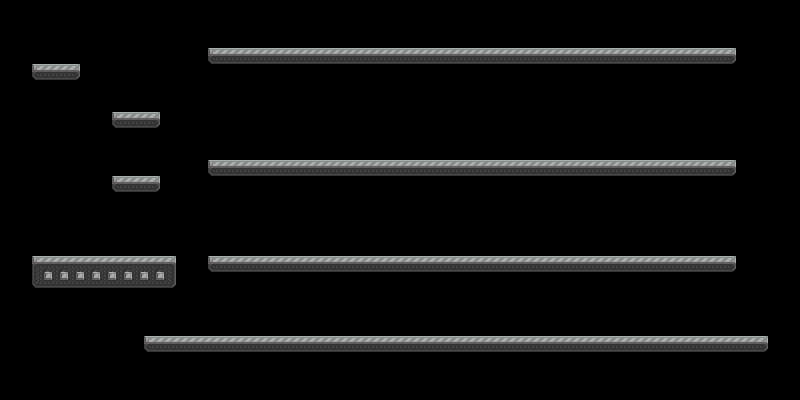

This game map was drawn from its Tiled (.tmx) file and the tilesets committed beside it. A one-line description and the full map source follow:
An orthogonal 50x25 tile map with 16x16 px tiles, 1 tile layer (main-layer) and 12 objects (9x 1, player, screen, camera-trap).

<map version="1.4" tiledversion="1.4.3" orientation="orthogonal" renderorder="left-up" width="50" height="25" tilewidth="16" tileheight="16" infinite="0" nextlayerid="4" nextobjectid="30">
 <editorsettings>
  <export target="../level-maps/levelRaycastTest.json" format="json" />
 </editorsettings>
 <tileset firstgid="1" source="levelRaycastTest.tsx" />
 <layer id="1" name="main-layer" width="50" height="25">
  <data encoding="csv">
0,0,0,0,0,0,0,0,0,0,0,0,0,0,0,0,0,0,0,0,0,0,0,0,0,0,0,0,0,0,0,0,0,0,0,0,0,0,0,0,0,0,0,0,0,0,0,0,0,0,
0,0,0,0,0,0,0,0,0,0,0,0,0,0,0,0,0,0,0,0,0,0,0,0,0,0,0,0,0,0,0,0,0,0,0,0,0,0,0,0,0,0,0,0,0,0,0,0,0,0,
0,0,0,0,0,0,0,0,0,0,0,0,0,0,0,0,0,0,0,0,0,0,0,0,0,0,0,0,0,0,0,0,0,0,0,0,0,0,0,0,0,0,0,0,0,0,0,0,0,0,
0,0,0,0,0,0,0,0,0,0,0,0,0,2,3,3,3,3,3,3,3,3,3,3,3,3,3,3,3,3,3,3,3,3,3,3,3,3,3,3,3,3,3,3,3,4,0,0,0,0,
0,0,2,3,4,0,0,0,0,0,0,0,0,0,0,0,0,0,0,0,0,0,0,0,0,0,0,0,0,0,0,0,0,0,0,0,0,0,0,0,0,0,0,0,0,0,0,0,0,0,
0,0,0,0,0,0,0,0,0,0,0,0,0,0,0,0,0,0,0,0,0,0,0,0,0,0,0,0,0,0,0,0,0,0,0,0,0,0,0,0,0,0,0,0,0,0,0,0,0,0,
0,0,0,0,0,0,0,0,0,0,0,0,0,0,0,0,0,0,0,0,0,0,0,0,0,0,0,0,0,0,0,0,0,0,0,0,0,0,0,0,0,0,0,0,0,0,0,0,0,0,
0,0,0,0,0,0,0,2,3,4,0,0,0,0,0,0,0,0,0,0,0,0,0,0,0,0,0,0,0,0,0,0,0,0,0,0,0,0,0,0,0,0,0,0,0,0,0,0,0,0,
0,0,0,0,0,0,0,0,0,0,0,0,0,0,0,0,0,0,0,0,0,0,0,0,0,0,0,0,0,0,0,0,0,0,0,0,0,0,0,0,0,0,0,0,0,0,0,0,0,0,
0,0,0,0,0,0,0,0,0,0,0,0,0,0,0,0,0,0,0,0,0,0,0,0,0,0,0,0,0,0,0,0,0,0,0,0,0,0,0,0,0,0,0,0,0,0,0,0,0,0,
0,0,0,0,0,0,0,0,0,0,0,0,0,2,3,3,3,3,3,3,3,3,3,3,3,3,3,3,3,3,3,3,3,3,3,3,3,3,3,3,3,3,3,3,3,4,0,0,0,0,
0,0,0,0,0,0,0,2,3,4,0,0,0,0,0,0,0,0,0,0,0,0,0,0,0,0,0,0,0,0,0,0,0,0,0,0,0,0,0,0,0,0,0,0,0,0,0,0,0,0,
0,0,0,0,0,0,0,0,0,0,0,0,0,0,0,0,0,0,0,0,0,0,0,0,0,0,0,0,0,0,0,0,0,0,0,0,0,0,0,0,0,0,0,0,0,0,0,0,0,0,
0,0,0,0,0,0,0,0,0,0,0,0,0,0,0,0,0,0,0,0,0,0,0,0,0,0,0,0,0,0,0,0,0,0,0,0,0,0,0,0,0,0,0,0,0,0,0,0,0,0,
0,0,0,0,0,0,0,0,0,0,0,0,0,0,0,0,0,0,0,0,0,0,0,0,0,0,0,0,0,0,0,0,0,0,0,0,0,0,0,0,0,0,0,0,0,0,0,0,0,0,
0,0,0,0,0,0,0,0,0,0,0,0,0,0,0,0,0,0,0,0,0,0,0,0,0,0,0,0,0,0,0,0,0,0,0,0,0,0,0,0,0,0,0,0,0,0,0,0,0,0,
0,0,7,33,34,33,34,33,34,33,8,0,0,2,3,3,3,3,3,3,3,3,3,3,3,3,3,3,3,3,3,3,3,3,3,3,3,3,3,3,3,3,3,3,3,4,0,0,0,0,
0,0,21,52,52,52,52,52,52,52,22,0,0,0,0,0,0,0,0,0,0,0,0,0,0,0,0,0,0,0,0,0,0,0,0,0,0,0,0,0,0,0,0,0,0,0,0,0,0,0,
0,0,0,0,0,0,0,0,0,0,0,0,0,0,0,0,0,0,0,0,0,0,0,0,0,0,0,0,0,0,0,0,0,0,0,0,0,0,0,0,0,0,0,0,0,0,0,0,0,0,
0,0,0,0,0,0,0,0,0,0,0,0,0,0,0,0,0,0,0,0,0,0,0,0,0,0,0,0,0,0,0,0,0,0,0,0,0,0,0,0,0,0,0,0,0,0,0,0,0,0,
0,0,0,0,0,0,0,0,0,0,0,0,0,0,0,0,0,0,0,0,0,0,0,0,0,0,0,0,0,0,0,0,0,0,0,0,0,0,0,0,0,0,0,0,0,0,0,0,0,0,
0,0,0,0,0,0,0,0,0,2,3,3,3,3,3,3,3,3,3,3,3,3,3,3,3,3,3,3,3,3,3,3,3,3,3,3,3,3,3,3,3,3,3,3,3,3,3,4,0,0,
0,0,0,0,0,0,0,0,0,0,0,0,0,0,0,0,0,0,0,0,0,0,0,0,0,0,0,0,0,0,0,0,0,0,0,0,0,0,0,0,0,0,0,0,0,0,0,0,0,0,
0,0,0,0,0,0,0,0,0,0,0,0,0,0,0,0,0,0,0,0,0,0,0,0,0,0,0,0,0,0,0,0,0,0,0,0,0,0,0,0,0,0,0,0,0,0,0,0,0,0,
0,0,0,0,0,0,0,0,0,0,0,0,0,0,0,0,0,0,0,0,0,0,0,0,0,0,0,0,0,0,0,0,0,0,0,0,0,0,0,0,0,0,0,0,0,0,0,0,0,0
</data>
 </layer>
 <objectgroup id="3" name="collisions" visible="0">
  <object id="6" type="1" x="32" y="256" width="144" height="32" />
  <object id="7" type="1" x="208" y="256" width="32" height="32" />
  <object id="15" type="1" x="240" y="256" width="496" height="32" />
  <object id="17" type="1" x="208" y="48" width="528" height="16" />
  <object id="18" type="1" x="208" y="160" width="528" height="16" />
  <object id="19" type="1" x="144" y="336" width="624" height="16" />
  <object id="20" type="1" x="112" y="112" width="48" height="16" />
  <object id="21" type="1" x="32" y="64" width="48" height="16" />
  <object id="22" type="1" x="112" y="176" width="48" height="16" />
 </objectgroup>
 <objectgroup id="2" name="level">
  <object id="10" name="player" x="112" y="224" width="16" height="32" />
  <object id="11" name="screen" x="0" y="0" width="400" height="240" />
  <object id="29" name="camera-trap" x="80" y="64" width="128" height="112" />
 </objectgroup>
</map>
